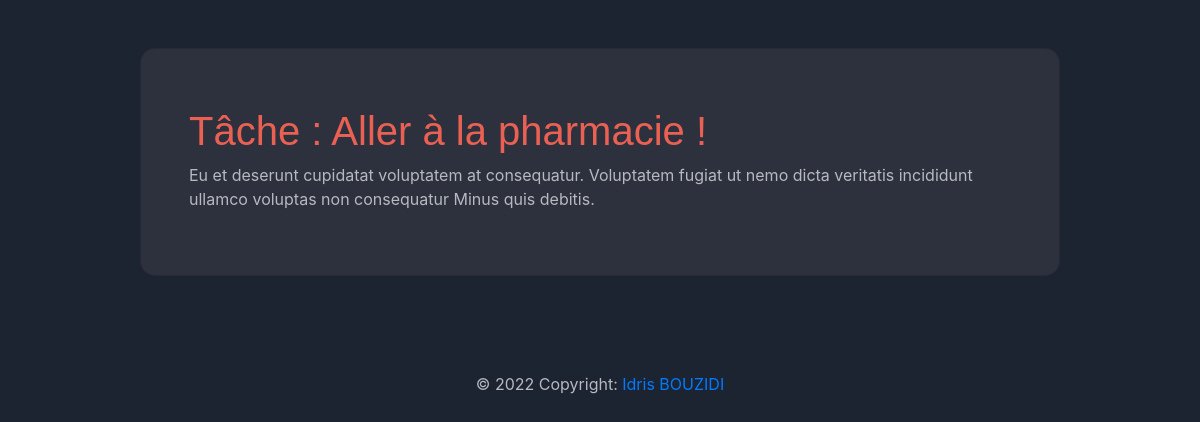
/task/1/ (signed in), run on an earlier commit of the app's database.
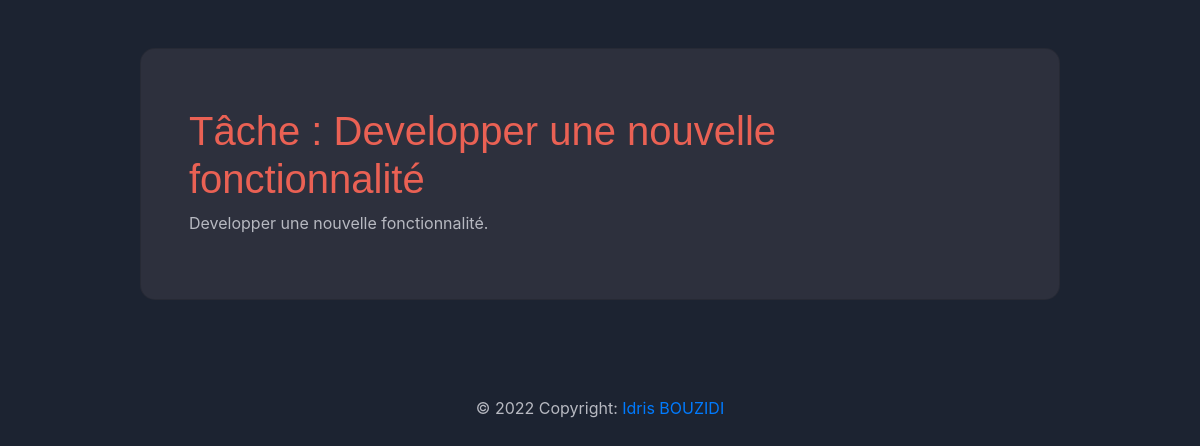
And on a later commit of the database.
### app/models.py (models this page shows, shortened)
class Task(models.Model):
    class Priority(models.IntegerChoices):
        LOW = 1, "Low"
        MEDIUM = 2, "Medium"
        HIGH = 3, "High"
    user = models.ForeignKey(User,
                             on_delete=models.CASCADE, null=True, blank=True)
    title = models.CharField(max_length=40)
    description = models.TextField(null=True, blank=True)
    complete = models.BooleanField(default=False)
    create = models.DateTimeField(auto_now_add=True)
    due_date = models.DateTimeField(default=one_week_hence)
    priority = models.PositiveSmallIntegerField(choices=Priority.choices,
                                                db_index=True)
    class Meta:
        ordering = ['-due_date']

### app/views.py (the view)
# urls.py: path('task/<int:pk>/', TaskDetail.as_view(), name='task_detail'),
class TaskDetail(LoginRequiredMixin, DetailView):
    model = Task
    context_object_name = 'task'

### app/templates/app/task_detail.html (shortened to what this page needs)
{% extends 'app/base.html' %}
{% block content %}
<h1>Tâche : {{ task.title }}</h1>
<p>{{ task.description }}</p>
{% endblock content%}

### app/templates/app/base.html (shortened to what this page needs)
{% load static %}
<!doctype html>
<html lang="en">
<head>
    <link rel="stylesheet" href="https://cdnjs.cloudflare.com/ajax/libs/font-awesome/6.1.1/css/all.min.css" />
    <link rel="stylesheet" href="{% static 'app/bootstrap/dist/css/bootstrap.min.css' %}" type="text/css">
    <link rel="stylesheet" href="{% static 'app/css/main.css' %}" type="text/css">
</head>
<body>
<div class="container py-5 h-100">
    <div class="row d-flex justify-content-center align-items-center h-100">
        <div class="col col-xl-10">
            <div class="card" style="border-radius: 15px;">
            <div class="card-body p-5">
                {% block content %}
                {% endblock content%}
            </div>
            </div>
        </div>
    </div>
</div>
</body>
<div class="text-center py-5">
    © {% now "Y"  %} Copyright:
    <a href="https://idrisbouzidi.fr">Idris BOUZIDI</a>
</div>
</html>

### app/static/app/css/main.css (style rules this page uses)
:root { --content-bg-color: #1C2331; --bg-color-primary: #323544; --bg-color-secondary: #2d303d; --bg-color-black-opacity: rgba(0, 0, 0, 0.2); --text-color-white: #f0f0f0; --text-color-grey-dark: #4B515D; --text-color-grey: #b7b9c1; --text-color-orange: #ea6154; }
body { background-color: var(--content-bg-color); width: 100%; height: 100%; color: var(--text-color-grey); }
h1, h2, h3, h4, h5, h6 { font-family: 'Raleway', sans-serif;; color: var(--text-color-orange); padding-top: 10px; }
.card { background-color: var(--bg-color-secondary); width: 100%; margin: 0 auto; }

What changed in the data, as far as the page shows it:
changed Task: title "Aller à la pharmacie !" → "Developper une nouvelle fonctionnalité"; description "Eu et deserunt cupidatat voluptatem at consequatur. Voluptatem fugiat ut nemo dicta veritatis incididunt ullamco voluptas non consequatur Minus quis debitis." → "Developper une nouvelle fonctionnalité."
